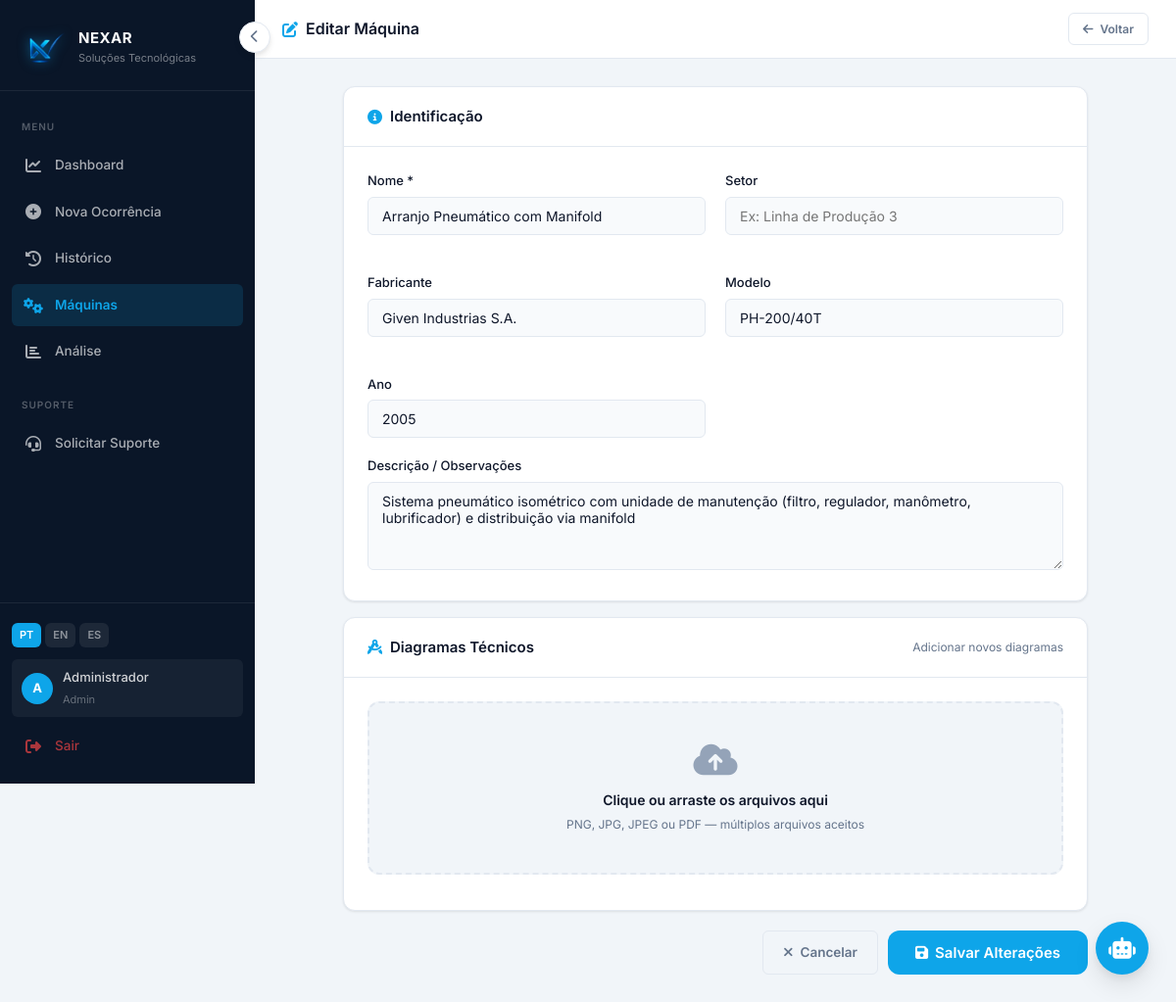
/maquinas/3/editar (signed in), run on an earlier commit of the app's database.
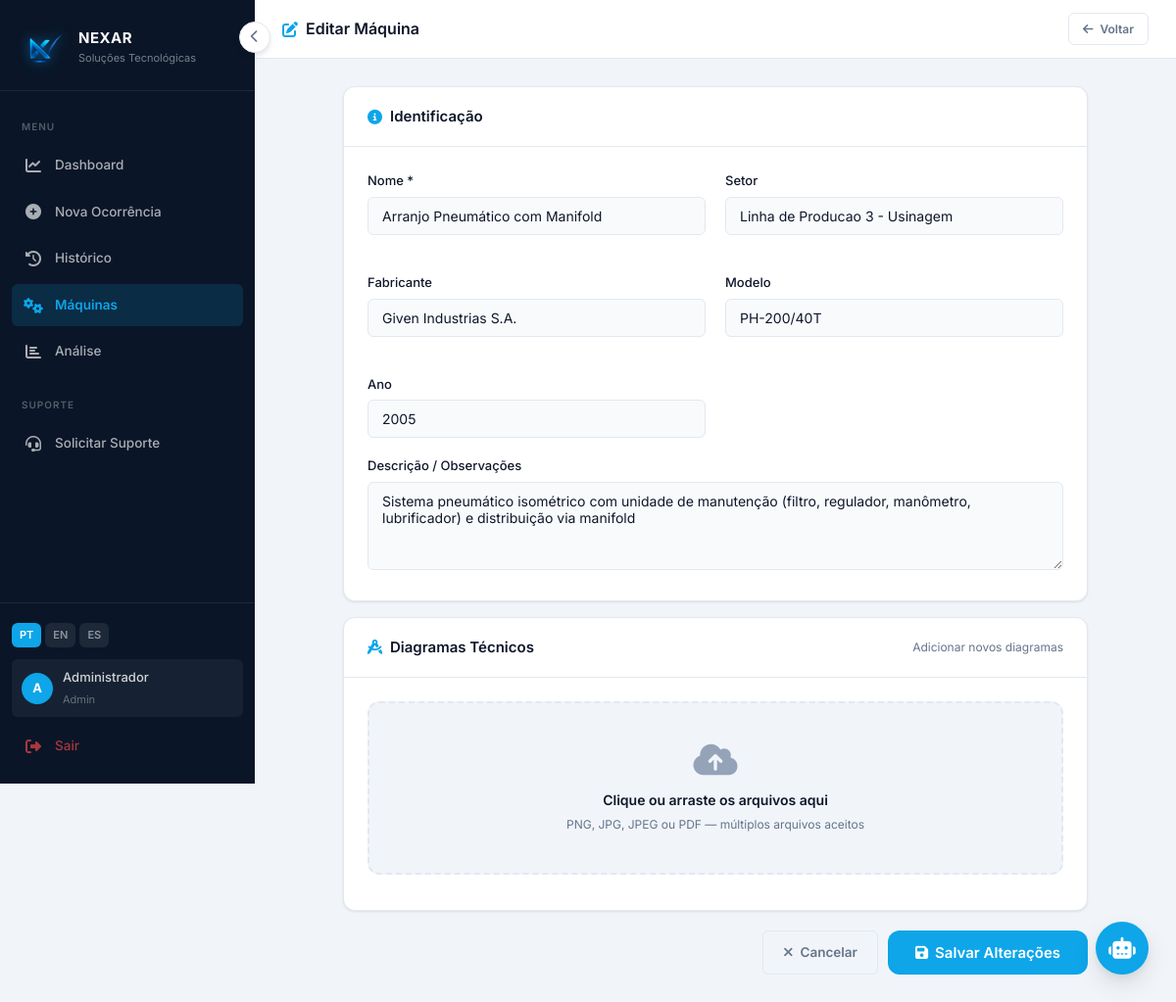
And on a later commit of the database.
### tables this page shows
CREATE TABLE usuarios (
            id INTEGER PRIMARY KEY AUTOINCREMENT,
            nome TEXT NOT NULL,
            email TEXT UNIQUE NOT NULL,
            senha_hash TEXT NOT NULL,
            perfil TEXT DEFAULT 'operador',
            ativo INTEGER DEFAULT 1,
            criado_em DATETIME DEFAULT CURRENT_TIMESTAMP
        );

CREATE TABLE maquinas (
            id INTEGER PRIMARY KEY AUTOINCREMENT,
            nome TEXT NOT NULL,
            modelo TEXT,
            fabricante TEXT,
            ano TEXT,
            setor TEXT,
            descricao TEXT,
            criado_em DATETIME DEFAULT CURRENT_TIMESTAMP
        );

### app.py (the view, shortened to what this page needs)
@app.route("/maquinas/<int:maquina_id>/editar", methods=["GET", "POST"])
@login_required
def editar_maquina(maquina_id: int):
    conn = get_db()
    maquina = conn.execute("SELECT * FROM maquinas WHERE id = ?", (maquina_id,)).fetchone()
    if not maquina:
        conn.close()
        flash("Máquina não encontrada.", "danger")
        return redirect(url_for("maquinas"))
    conn.close()
    return render_template("cadastro_maquina.html", maquina=maquina)

### app.py (called while the page is built)
def get_db():
    conn = sqlite3.connect("qrqc.db")
    conn.row_factory = sqlite3.Row
    return conn

@login_manager.user_loader
def load_user(user_id):
    conn = get_db()
    u = conn.execute("SELECT * FROM usuarios WHERE id = ?", (user_id,)).fetchone()
    conn.close()
    if u:
        return User(u["id"], u["nome"], u["email"], u["perfil"])
    return None

@app.context_processor
def inject_globals():
    lang = session.get("lang", "pt")
    return {"t": TRANSLATIONS.get(lang, TRANSLATIONS["pt"]), "lang": lang}

### templates/cadastro_maquina.html (shortened to what this page needs)
{% extends 'menu.html' %}
{% block content %}
<div class="topbar">
  <div class="topbar-title">
    <i class="fas fa-{% if maquina %}edit{% else %}plus-circle{% endif %}"></i>
    {% if maquina %}{{ t.editar_maquina }}{% else %}{{ t.cadastrar_maquina }}{% endif %}
  </div>
  <div class="topbar-actions">
    <a href="{{ url_for('maquinas') }}" class="btn btn-outline btn-sm">
      <i class="fas fa-arrow-left"></i> {{ t.voltar }}
    </a>
  </div>
</div>
<div class="page-body">
  <div style="max-width:760px; margin:0 auto;">
    <form action="{% if maquina %}{{ url_for('editar_maquina', maquina_id=maquina.id) }}{% else %}{{ url_for('cadastro_maquina') }}{% endif %}"
          method="POST" enctype="multipart/form-data">
      <div class="card" style="margin-bottom:16px;">
        <div class="card-header">
          <span class="card-title"><i class="fas fa-info-circle"></i> Identificação</span>
        </div>
        <div class="card-body">
          <div class="grid-2">
            <div class="form-group">
              <label class="form-label">{{ t.nome }} *</label>
              <input type="text" name="nome" class="form-control"
                     placeholder="Ex: Torno CNC 01" required
                     value="{{ maquina.nome if maquina else '' }}" />
            </div>
            <div class="form-group">
              <label class="form-label">{{ t.setor }}</label>
              <input type="text" name="setor" class="form-control"
                     placeholder="Ex: Linha de Produção 3"
                     value="{{ maquina.setor if maquina else '' }}" />
            </div>
            <div class="form-group">
              <label class="form-label">{{ t.fabricante }}</label>
              <input type="text" name="fabricante" class="form-control"
                     placeholder="Ex: Romi, Siemens..."
                     value="{{ maquina.fabricante if maquina else '' }}" />
            </div>
            <div class="form-group">
              <label class="form-label">{{ t.modelo }}</label>
              <input type="text" name="modelo" class="form-control"
                     placeholder="Ex: GL 240M"
                     value="{{ maquina.modelo if maquina else '' }}" />
            </div>
            <div class="form-group">
              <label class="form-label">{{ t.ano }}</label>
              <input type="text" name="ano" class="form-control" placeholder="Ex: 2018"
                     value="{{ maquina.ano if maquina else '' }}" />
            </div>
          </div>
          <div class="form-group" style="margin-bottom:0;">
            <label class="form-label">Descrição / Observações</label>
            <textarea name="descricao" class="form-control" rows="3"
                      placeholder="Informações adicionais sobre a máquina, capacidade, localização, etc.">{{ maquina.descricao if maquina else '' }}</textarea>
          </div>
        </div>
      </div>
      <div class="card" style="margin-bottom:20px;">
        <div class="card-header">
          <span class="card-title"><i class="fas fa-drafting-compass"></i> {{ t.diagramas }}</span>
          {% if maquina %}
          <span style="font-size:12px; color:var(--text-muted);">Adicionar novos diagramas</span>
          {% endif %}
        </div>
        <div class="card-body">
          <div id="dropZone" style="
            border: 2px dashed var(--border);
            border-radius: var(--radius);
            padding: 40px 24px;
            text-align: center;
            cursor: pointer;
            transition: var(--transition);
            background: var(--bg-page);
          "
          ondragover="event.preventDefault(); this.style.borderColor='var(--primary)'"
          ondragleave="this.style.borderColor='var(--border)'"
          ondrop="handleDrop(event)"
          onclick="document.getElementById('diagramasInput').click()">
            <i class="fas fa-cloud-upload-alt" style="font-size:36px; color:var(--text-light); margin-bottom:12px; display:block;"></i>
            <p style="font-size:14px; font-weight:600; color:var(--text); margin-bottom:4px;">
              Clique ou arraste os arquivos aqui
            </p>
            <p style="font-size:12px; color:var(--text-muted);">
              PNG, JPG, JPEG ou PDF — múltiplos arquivos aceitos
            </p>
          </div>
        </div>
      </div>
      <div class="actions-row">
        <a href="{{ url_for('maquinas') }}" class="btn btn-outline">
          <i class="fas fa-times"></i> {{ t.cancelar }}
        </a>
        <button type="submit" class="btn btn-primary btn-lg">
          <i class="fas fa-save"></i>
          {% if maquina %}{{ t.salvar_alt }}{% else %}{{ t.salvar_maquina }}{% endif %}
        </button>
      </div>
    </form>
  </div>
</div>
{% endblock %}

### templates/menu.html (shortened to what this page needs)
<!DOCTYPE html>
<html lang="{{ lang }}">
<head>
  <link rel="stylesheet" href="/static/css/design-system.css" />
  <link rel="stylesheet" href="https://cdnjs.cloudflare.com/ajax/libs/font-awesome/6.5.0/css/all.min.css" />
</head>
<body>
<div class="app-wrapper">
  <aside class="sidebar" id="sidebar">
    <div class="sidebar-logo">
      <img src="/static/assets/img/nexar_logo_clean.png" alt="Nexar" />
      <div class="sidebar-logo-text">
        <h4>NEXAR</h4>
        <p>Soluções Tecnológicas</p>
      </div>
    </div>
    <nav class="sidebar-nav">
      <span class="nav-label">Menu</span>
      <a href="{{ url_for('dashboard') }}"
         class="nav-item {% if request.endpoint == 'dashboard' %}active{% endif %}">
        <i class="fas fa-chart-line"></i>
        <span>Dashboard</span>
      </a>
      <a href="{{ url_for('CadastroOcorrencia') }}"
         class="nav-item {% if request.endpoint == 'CadastroOcorrencia' or request.endpoint == 'registrar_ocorrencia' %}active{% endif %}">
        <i class="fas fa-plus-circle"></i>
        <span>{{ t.nova_ocorrencia }}</span>
      </a>
      <a href="{{ url_for('historico') }}"
         class="nav-item {% if request.endpoint == 'historico' %}active{% endif %}">
        <i class="fas fa-history"></i>
        <span>{{ t.historico }}</span>
      </a>
      <a href="{{ url_for('maquinas') }}"
         class="nav-item {% if 'maquina' in request.endpoint %}active{% endif %}">
        <i class="fas fa-cogs"></i>
        <span>{{ t.maquinas }}</span>
      </a>
      <a href="{{ url_for('analise') }}"
         class="nav-item {% if request.endpoint == 'analise' %}active{% endif %}">
        <i class="fas fa-chart-bar"></i>
        <span>Análise</span>
      </a>
      <span class="nav-label" style="margin-top:8px">Suporte</span>
      <a href="{{ url_for('solicitacao') }}"
         class="nav-item {% if request.endpoint == 'solicitacao' %}active{% endif %}">
        <i class="fas fa-headset"></i>
        <span>{{ t.solicitar_suporte }}</span>
      </a>
    </nav>
    <div class="sidebar-footer">
      <div class="lang-selector">
        <a href="{{ url_for('set_lang', lang='pt') }}"
           class="lang-btn {% if lang == 'pt' %}active{% endif %}">PT</a>
        <a href="{{ url_for('set_lang', lang='en') }}"
           class="lang-btn {% if lang == 'en' %}active{% endif %}">EN</a>
        <a href="{{ url_for('set_lang', lang='es') }}"
           class="lang-btn {% if lang == 'es' %}active{% endif %}">ES</a>
      </div>
      <div class="user-chip">
        <div class="user-avatar">
          {{ current_user.nome[0].upper() if current_user.is_authenticated else 'U' }}
        </div>
        <div class="user-info-text">
          <p>{{ current_user.nome if current_user.is_authenticated else 'Usuário' }}</p>
          <span>{{ current_user.perfil.title() if current_user.is_authenticated else '' }}</span>
        </div>
      </div>
      <a href="{{ url_for('logout') }}" class="nav-item" style="color: rgba(239,68,68,.7);">
        <i class="fas fa-sign-out-alt"></i>
        <span>{{ t.sair }}</span>
      </a>
    </div>
  </aside>
  <button class="sidebar-toggle" id="sidebarToggle" onclick="toggleSidebar()">
    <i class="fas fa-chevron-left"></i>
  </button>
  <div class="main-content" id="mainContent">
    {% block content %}{% endblock %}
  </div>
</div>
<button class="chat-fab" id="chatFab" onclick="toggleChat()" title="{{ t.assistente }}">
  <i class="fas fa-robot"></i>
</button>
</body>
</html>

What changed in the data, as far as the page shows it:
changed maquinas "Arranjo Pneumático com Manifold": setor (not shown) → "Linha de Producao 3 - Usinagem"
